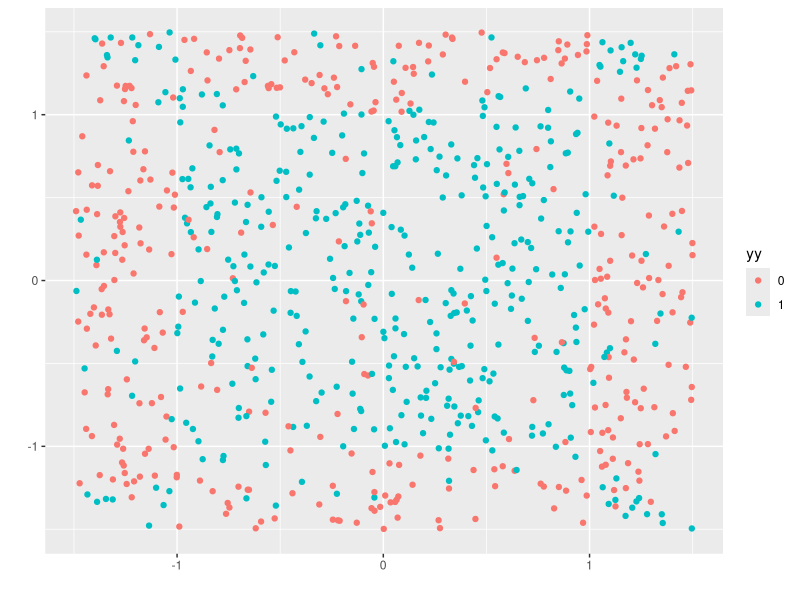
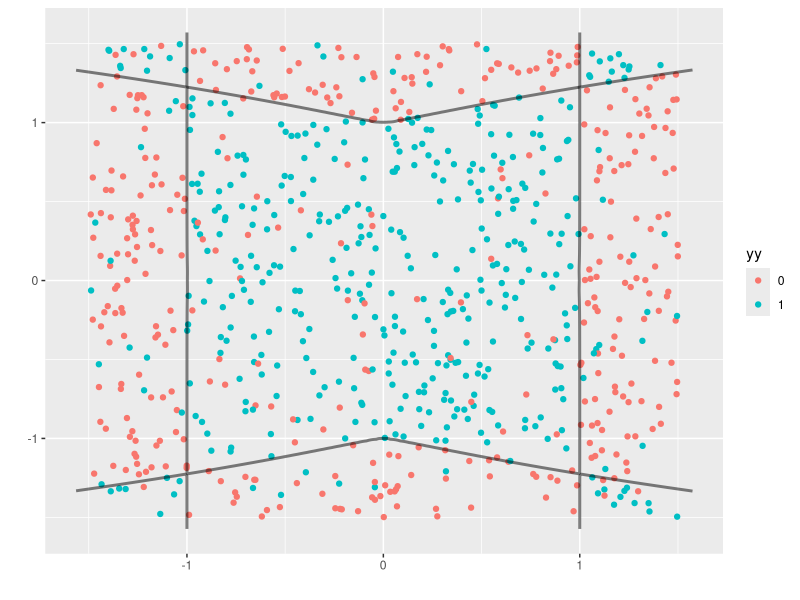
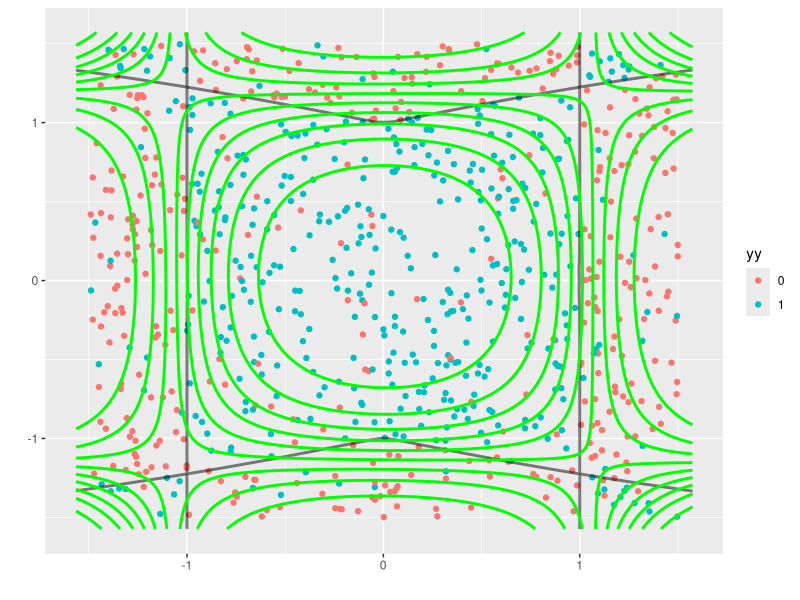

Here is the R script that generated these plots, in order:
## ---- chunk 1
knitr::opts_chunk$set(echo = TRUE)
library(tidyverse)
library(broom)
library(modelr)
## ---- chunk 2
set.seed(42)
## ---- chunk 3
nn <- 800

true_boundary_function <- function(x1, x2) {
  thing <- x1^2*x2^3
  (x1^2 + x2^2 - 1)^3 - thing^2
}
## ---- chunk 4
train <- data.frame(
  x1 = 1.5*(1 - 2*runif(nn)),
  x2 = 1.5*(1 - 2*runif(nn))
) %>% 
  mutate(
    separable = true_boundary_function(x1,x2) > 0,
    yy = factor(rbinom(nn, 1, 9/10 - (8/10) * as.numeric(separable)))
  )
## ---- chunk 5
train_plot <-
  ggplot(train, aes(x1, x2)) +
  geom_point(aes(color = yy)) +
  xlab("") + ylab("")
  
train_plot
## ---- chunk 6
decision_surface <- 
  data_grid(train,
          x1 = seq_range(x1, 300, expand = .05),
          x2 = seq_range(x2, 300, expand = .05)) %>%
  mutate(z = true_boundary_function(x1, x2))

boundary_plot <-
  train_plot +
  geom_contour(
    data = decision_surface,
    aes(x1, x2, z=z),
    bins = 2,
    size = 1,
    color = "black",
    alpha = .5)

boundary_plot
## ---- chunk 7
logit_model <-  
  glm(yy ~ x1 + x2 + poly(x1,2) * poly(x2,2), family = "binomial", data = train)

logit_surface <- logit_model %>%
   augment(type.predict = "response",
              newdata = decision_surface)
## ---- chunk 8
boundary_plot +
  geom_contour(
    data = logit_surface,
    aes(x1, x2, z = .fitted),
    size = 1,
    color = "green") 
## ---- chunk 9
Dist <- function(x1, x2) sum((x1-x2)**2) 
## ---- chunk 10
nearest_y_values <- function(x0, kk, xx, yy) 
  {
  #'
  #'
  #'@param x0 vector, 
  #'@param kk int, number of neigbours
  #'@param xx matrix, predictors
  #'@param yy vector, classes
  
  mm <- nrow(xx)
  
  distances <- rep(0, nn)
  
  for (ii in 1:mm) distances[ii] <- Dist(x0, xx[ii,])
    
  k_neighborhood <- order(distances, decreasing = FALSE)[1:kk]
  
  return(y[k_neighborhood])
}
## ---- chunk 11
knn <- function(x0, kk, xx, yy) 
  {
  #'
  #'
  #'@param x0 vector, 
  #'@param kk int, number of neigbours
  #'@param xx matrix, predictors
  #'@param yy vector, classes
  
  votes <- nearest_y_values(x0, kk, xx, yy)
  
  levels(y)[which.max(table(votes))]
  
  }
## ---- chunk 12
bootstrap_sample <- sample(1:nrow(train), replace = TRUE)
x <- train[bootstrap_sample, 1:2]
y <- train$y[bootstrap_sample]
## ---- chunk 13
knn(x0 = c(0,0), kk = 1, xx = x, yy = y)
## ---- chunk 14
knn(x0 = c(0,1.2), kk = 1, xx = x, yy = y)
## ---- chunk 15
knn(x0 = c(1,1), kk = 1, xx = x, yy = y)
